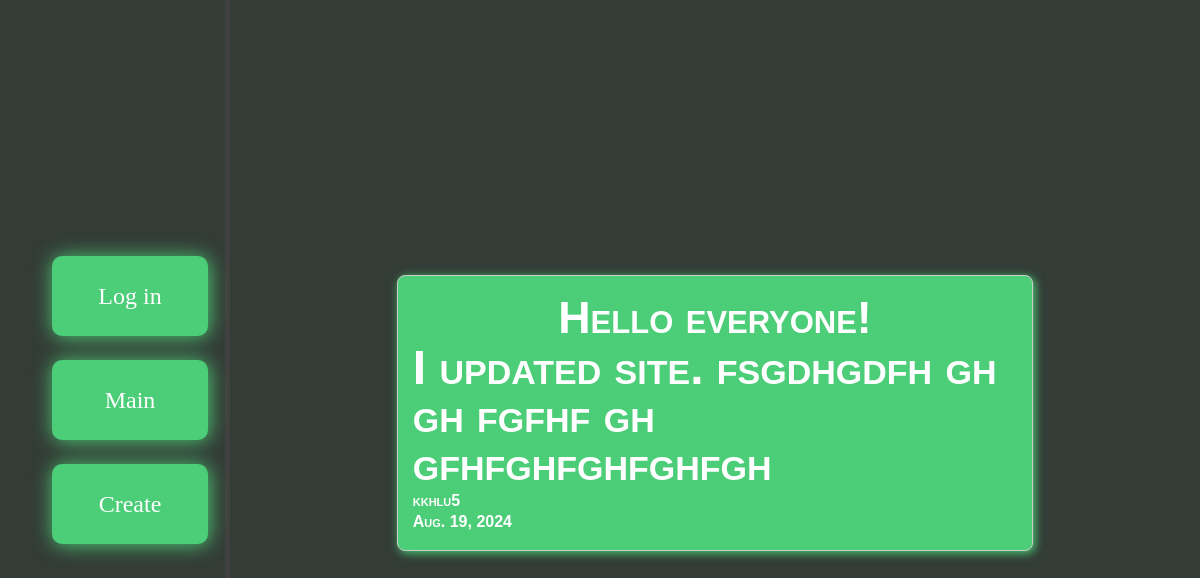
The app's page /8/ with its own data.
### main/models.py (models this page shows, shortened)
class Articles(models.Model):
    title = models.CharField('Title', max_length=50)
    anons = models.CharField('Anons', max_length=250)
    full_text = models.TextField('Text')
    date = models.DateField('Date', auto_now_add=True)  # Это поле автозаполняется при создании
    author = models.ForeignKey(User, on_delete=models.CASCADE)
    class Meta:
        verbose_name = 'Article'
        verbose_name_plural = 'Articles'

### main/views.py (the view)
# urls.py: path('<int:pk>/', views.NewsDetailView.as_view(), name='news-detail'),
class NewsDetailView(DetailView):
    model = Articles
    template_name = 'main/details_view.html'
    context_object_name = 'article'

### main/templates/main/details_view.html (shortened to what this page needs)
{% load static %}
<!DOCTYPE html>
<html>
  <head>
    <link rel="stylesheet" href="{% static 'main/css/styles.css' %}" />
  </head>
  <body>
  <aside>
      <ul>
            <a href="{% url 'login' %}" class="a1">Log in</a>
            <a href="{% url 'news-home' %}" class="a1">Main</a>
            <a href="{% url 'create_article' %}" class="a1">Create</a>
    </ul>
  </aside>
  <div class="main-content">
      <div class="messages">
         <h1>{{ article.title }}</h1>
         <h3>{{ article.full_text }}</h3>
          <h4>{{ article.author.username }}</h4>
         <h4>{{ article.date }}</h4>
      </div>
    </div>
  </body>
</html>

### main/static/main/css/styles.css (style rules this page uses)
body { display: flex; flex-direction: row; min-height: 100vh; margin: 0; background-color: #333C36; }
aside { display: flex; flex-direction: column; justify-content: space-around; width: 20vw; border-right: 5px solid #404040; height: 100vh; position: sticky; top: 0; text-align: center; }
.main-content { flex-direction: column; justify-content: center; flex-grow: 1; padding: 20px; display: flex; align-items: center; }
.main-content { display: flex; flex-direction: column; align-items: center; }
.messages { background-color: #4CCD77; color: white; border: 1px solid #ccc; border-radius: 8px; padding: 15px; margin-bottom: 2vw; box-shadow: 2px 2px 10px #4ccd77; transition: transform 0.2s; width: 65%; max-width: 80vw; }
.messages h1 { text-align: center; margin: 4px 0; font-weight: bold; font: small-caps bold 2.8em/1 sans-serif; }
.messages h3 { margin: 2.2px 0; font-weight: bold; font: small-caps bold 3em/1 sans-serif; }
.messages h4 { font: small-caps bold 1em/1 sans-serif; color: #fff; margin: 5px 0; }
.a1 { font-size: 2vw; background-color: #4CCD77; color: white; width: 13vw; max-width: 300px; height: 10vh; border-radius: 10px; display: flex; align-items: center; justify-content: center; text-align: center; filter: drop-shadow(1px 1px 10px #4CCD77); transition: transform 0.3s ease, filter 0.3s ease; margin: 2vw 0; text-decoration: none; margin-left: 1vw; }

### records on screen
Articles: title "Hello everyone!", full_text "I updated site. fsgdhgdfh gh gh fgfhf gh gfhfghfghfghfgh", author.username "kkhlu5", date "Aug. 19, 2024"
